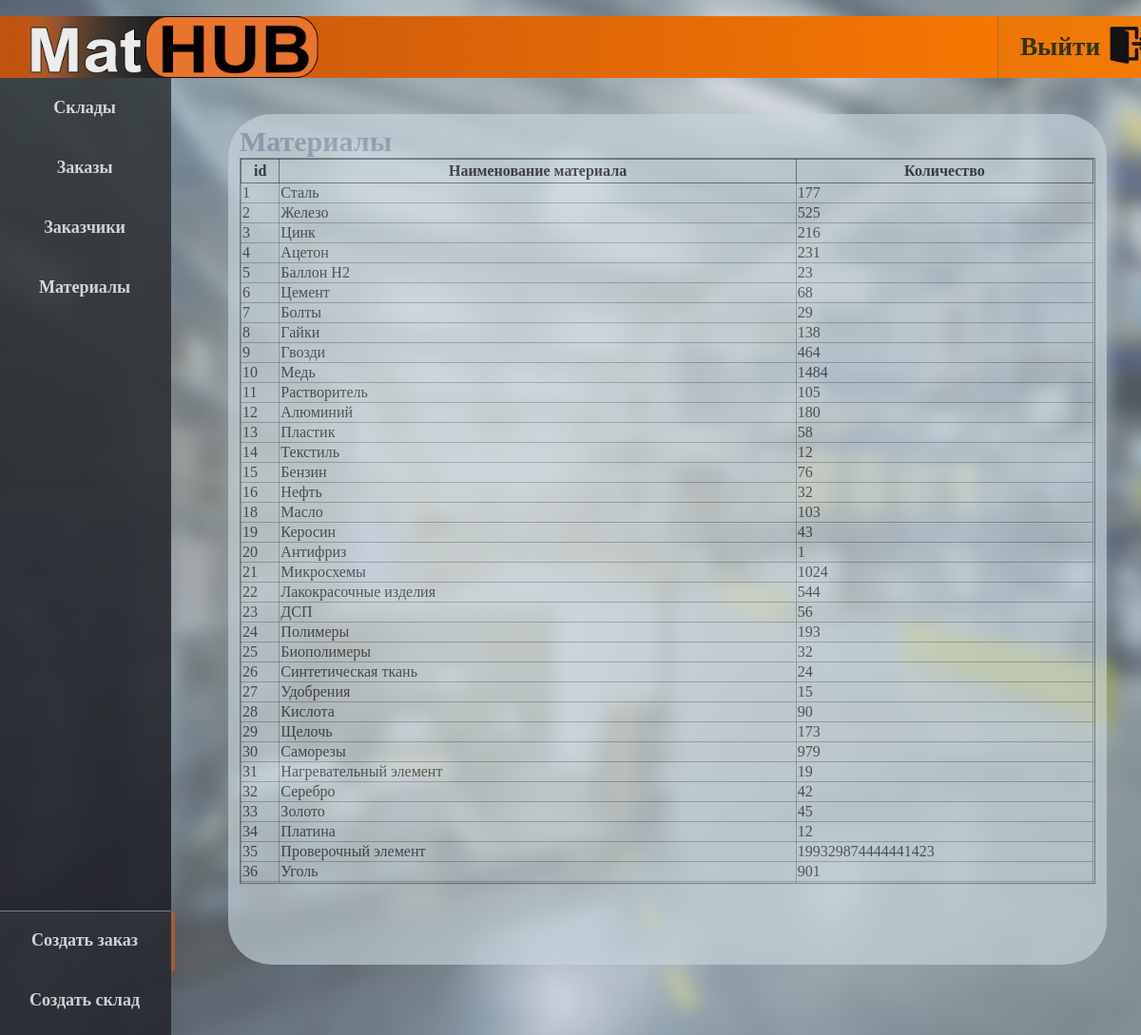
The page /material (signed in) on the database its author committed.
### mymain/models.py (models this page shows, shortened)
class Material (models.Model):
    material_name = models.CharField (max_length=50, blank=False)

### mymain/views.py (the view)
# urls.py: path('material', materials, name="materials"),
def materials(request):
    material = Material_in.objects.select_related('material_name').values('material_name__id', 'material_name__material_name').annotate(total_sum=models.aggregates.Sum('material_count'))
    data = {"materials": material,
            "field_num": Fields_num()}
    return render (request, "materials.html", data)

### templates/materials.html
{% extends "index.html" %}
{% block content %}
<div class="container">
    <div>
        <h1 id="title"> Материалы </h1>
    </div>
    <div id="table">
        <table class="info">
            <tbody>
            <tr><th>id</th><th>Наименование материала</th><th>Количество</th></tr>
        {% for i in materials%}
            <tr class="tr_active"><td>{{ i.material_name__id }}</td><td>{{ i.material_name__material_name }}</td><td>{{ i.total_sum }}</td></tr>
        {% endfor %}
            </tbody>
        </table>
    </div>
</div>
{% endblock %}

### static/assets/css/style.css (style rules this page uses)
h1, h2, h3, h4, h5, h6 { margin: 0px; }
html { margin: 0; background: #73767c; background-image: url(../images/bg.jpg); background-repeat: no-repeat; background-attachment: fixed; -webkit-background-size: cover; -moz-background-size: cover; -o-background-size: cover; background-size: cover; font-family: Calibri; }
body { position: fixed; margin: auto; font-size: 15px; color: #000000; width: 100vw; }
.container { position: absolute; top: 11dvh; left: 20dvw; height: 80dvh; width: 75dvw; padding: 1%; border-radius: 5%; background: #c8d5dd; z-index: -50; opacity: 0.65; }
#title { font-size: 2.5dvw; color: #6D8296C0; }
#table { border: solid; border-width: 1px; border-color: rgba(0, 0, 0, .5); height: 70dvh; overflow-y: scroll; }
.info { border-collapse: collapse; height: auto; width: 99.9%; }
th { border: solid; border-width: 1px; height: 25px; border-color: #000000A0; }
td { border: solid; border-width: 1px; border-color: #00000050; }
.tr_active { color: #202020; transition: .2s; }

### rows shown on the page
Material: material_name__id "1", material_name__material_name "Сталь", total_sum "177"
Material: material_name__id "2", material_name__material_name "Железо", total_sum "525"
Material: material_name__id "3", material_name__material_name "Цинк", total_sum "216"
Material: material_name__id "4", material_name__material_name "Ацетон", total_sum "231"
Material: material_name__id "5", material_name__material_name "Баллон H2", total_sum "23"
Material: material_name__id "6", material_name__material_name "Цемент", total_sum "68"
Material: material_name__id "7", material_name__material_name "Болты", total_sum "29"
Material: material_name__id "8", material_name__material_name "Гайки", total_sum "138"
Material: material_name__id "9", material_name__material_name "Гвозди", total_sum "464"
Material: material_name__id "10", material_name__material_name "Медь", total_sum "1484"
Material: material_name__id "11", material_name__material_name "Растворитель", total_sum "105"
Material: material_name__id "12", material_name__material_name "Алюминий", total_sum "180"
Material: material_name__id "13", material_name__material_name "Пластик", total_sum "58"
Material: material_name__id "14", material_name__material_name "Текстиль", total_sum "12"
Material: material_name__id "15", material_name__material_name "Бензин", total_sum "76"
Material: material_name__id "16", material_name__material_name "Нефть", total_sum "32"
Material: material_name__id "18", material_name__material_name "Масло", total_sum "103"
Material: material_name__id "19", material_name__material_name "Керосин", total_sum "43"
Material: material_name__id "20", material_name__material_name "Антифриз", total_sum "1"
Material: material_name__id "21", material_name__material_name "Микросхемы", total_sum "1024"
Material: material_name__id "22", material_name__material_name "Лакокрасочные изделия", total_sum "544"
Material: material_name__id "23", material_name__material_name "ДСП", total_sum "56"
Material: material_name__id "24", material_name__material_name "Полимеры", total_sum "193"
Material: material_name__id "25", material_name__material_name "Биополимеры", total_sum "32"
Material: material_name__id "26", material_name__material_name "Синтетическая ткань", total_sum "24"
Material: material_name__id "27", material_name__material_name "Удобрения", total_sum "15"
Material: material_name__id "28", material_name__material_name "Кислота", total_sum "90"
Material: material_name__id "29", material_name__material_name "Щелочь", total_sum "173"
Material: material_name__id "30", material_name__material_name "Саморезы", total_sum "979"
Material: material_name__id "31", material_name__material_name "Нагревательный элемент", total_sum "19"
Material: material_name__id "32", material_name__material_name "Серебро", total_sum "42"
Material: material_name__id "33", material_name__material_name "Золото", total_sum "45"
Material: material_name__id "34", material_name__material_name "Платина", total_sum "12"
Material: material_name__id "35", material_name__material_name "Проверочный элемент", total_sum "199329874444441423"
Material: material_name__id "36", material_name__material_name "Уголь", total_sum "901"
